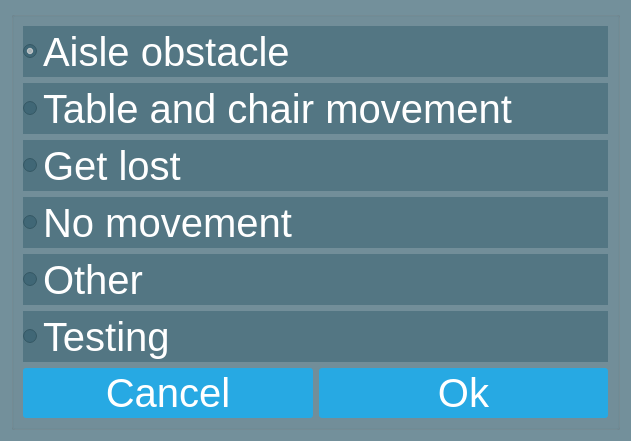
<?xml version="1.0" encoding="UTF-8"?>
<ui version="4.0">
 <class>FailedReasonDialog</class>
 <widget class="QDialog" name="FailedReasonDialog">
  <property name="geometry">
   <rect>
    <x>0</x>
    <y>0</y>
    <width>631</width>
    <height>441</height>
   </rect>
  </property>
  <property name="windowTitle">
   <string>Reason for termination</string>
  </property>
  <property name="styleSheet">
   <string notr="true">QDialog, QRadioButton , QLabel, QCheckBox
{ 
	background:  rgba(32, 80, 96, 100);
	color:white;
}

QPushButton, QComboBox
{
	color: white;
	background-color: #27a9e3;
	border-width: 0px;
	border-radius: 3px;
}

QPushButton:hover, QComboBox:hover{ background-color: #66c011; }
QPushButton:disabled { background-color:rgb(114,200,237); }</string>
  </property>
  <layout class="QVBoxLayout" name="verticalLayout_2">
   <item>
    <widget class="QGroupBox" name="groupBox">
     <property name="minimumSize">
      <size>
       <width>0</width>
       <height>40</height>
      </size>
     </property>
     <property name="font">
      <font>
       <pointsize>30</pointsize>
      </font>
     </property>
     <property name="title">
      <string/>
     </property>
     <layout class="QVBoxLayout" name="verticalLayout_3">
      <item>
       <widget class="QRadioButton" name="radioButton_1">
        <property name="minimumSize">
         <size>
          <width>0</width>
          <height>50</height>
         </size>
        </property>
        <property name="font">
         <font>
          <pointsize>30</pointsize>
         </font>
        </property>
        <property name="text">
         <string>Aisle obstacle</string>
        </property>
        <property name="checked">
         <bool>true</bool>
        </property>
       </widget>
      </item>
      <item>
       <widget class="QRadioButton" name="radioButton_2">
        <property name="minimumSize">
         <size>
          <width>0</width>
          <height>50</height>
         </size>
        </property>
        <property name="font">
         <font>
          <pointsize>30</pointsize>
         </font>
        </property>
        <property name="text">
         <string>Table and chair movement</string>
        </property>
       </widget>
      </item>
      <item>
       <widget class="QRadioButton" name="radioButton_3">
        <property name="minimumSize">
         <size>
          <width>0</width>
          <height>50</height>
         </size>
        </property>
        <property name="font">
         <font>
          <pointsize>30</pointsize>
         </font>
        </property>
        <property name="text">
         <string>Get lost</string>
        </property>
       </widget>
      </item>
      <item>
       <widget class="QRadioButton" name="radioButton_4">
        <property name="minimumSize">
         <size>
          <width>0</width>
          <height>50</height>
         </size>
        </property>
        <property name="font">
         <font>
          <pointsize>30</pointsize>
         </font>
        </property>
        <property name="text">
         <string>No movement</string>
        </property>
       </widget>
      </item>
      <item>
       <widget class="QRadioButton" name="radioButton_5">
        <property name="minimumSize">
         <size>
          <width>0</width>
          <height>50</height>
         </size>
        </property>
        <property name="font">
         <font>
          <pointsize>30</pointsize>
         </font>
        </property>
        <property name="text">
         <string>Other</string>
        </property>
       </widget>
      </item>
      <item>
       <widget class="QRadioButton" name="radioButton_6">
        <property name="minimumSize">
         <size>
          <width>0</width>
          <height>50</height>
         </size>
        </property>
        <property name="font">
         <font>
          <pointsize>30</pointsize>
         </font>
        </property>
        <property name="text">
         <string>Testing</string>
        </property>
       </widget>
      </item>
      <item>
       <layout class="QHBoxLayout" name="horizontalLayout">
        <item>
         <widget class="QPushButton" name="cancelBtn">
          <property name="minimumSize">
           <size>
            <width>0</width>
            <height>50</height>
           </size>
          </property>
          <property name="font">
           <font>
            <pointsize>30</pointsize>
           </font>
          </property>
          <property name="text">
           <string>Cancel</string>
          </property>
         </widget>
        </item>
        <item>
         <widget class="QPushButton" name="okBtn">
          <property name="minimumSize">
           <size>
            <width>0</width>
            <height>50</height>
           </size>
          </property>
          <property name="font">
           <font>
            <pointsize>30</pointsize>
           </font>
          </property>
          <property name="text">
           <string>Ok</string>
          </property>
         </widget>
        </item>
       </layout>
      </item>
     </layout>
    </widget>
   </item>
  </layout>
 </widget>
 <resources/>
 <connections/>
</ui>
